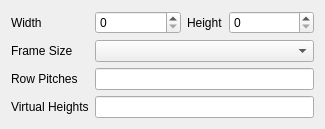
<?xml version="1.0" encoding="UTF-8"?>
<ui version="4.0">
 <class>FrameHandler</class>
 <widget class="QWidget" name="FrameHandler">
  <property name="geometry">
   <rect>
    <x>0</x>
    <y>0</y>
    <width>325</width>
    <height>118</height>
   </rect>
  </property>
  <property name="windowTitle">
   <string>Form</string>
  </property>
  <layout class="QVBoxLayout" name="wrapperLayout">
   <item>
    <layout class="QGridLayout" name="frameHandlerLayout" rowstretch="0,0,0,0" columnstretch="0,1,0,1">
     <item row="0" column="1">
      <widget class="QSpinBox" name="widthSpinBox">
       <property name="toolTip">
        <string>The width of the item in pixel.</string>
       </property>
       <property name="whatsThis">
        <string/>
       </property>
      </widget>
     </item>
     <item row="0" column="3">
      <widget class="QSpinBox" name="heightSpinBox">
       <property name="toolTip">
        <string>The height of the item in pixel.</string>
       </property>
       <property name="whatsThis">
        <string/>
       </property>
      </widget>
     </item>
     <item row="0" column="0">
      <widget class="QLabel" name="label_wid">
       <property name="toolTip">
        <string>The width of the item in pixel.</string>
       </property>
       <property name="whatsThis">
        <string/>
       </property>
       <property name="text">
        <string>Width</string>
       </property>
      </widget>
     </item>
     <item row="0" column="2">
      <widget class="QLabel" name="label_hgt">
       <property name="toolTip">
        <string>The height of the item in pixel.</string>
       </property>
       <property name="whatsThis">
        <string/>
       </property>
       <property name="text">
        <string>Height</string>
       </property>
      </widget>
     </item>
     <item row="2" column="0">
      <widget class="QLabel" name="rowPitchLabel">
       <property name="toolTip">
        <string>The row pitches of each plane in byte, like '720,360,360' for YUV420P. Use space or comma to distinguish.</string>
       </property>
       <property name="whatsThis">
        <string/>
       </property>
       <property name="text">
        <string>Row Pitches</string>
       </property>
      </widget>
     </item>
     <item row="2" column="1" colspan="3">
      <widget class="QLineEdit" name="rowPitchLineEdit">
       <property name="toolTip">
        <string>The row pitches of each plane in byte, like '720,360,360' for YUV420P. Use space or comma to distinguish.</string>
       </property>
       <property name="whatsThis">
        <string/>
       </property>
      </widget>
     </item>
     <item row="3" column="0">
      <widget class="QLabel" name="virtualHeightLabel">
       <property name="toolTip">
        <string>The virtual height of each plane in pixel, like '1088,544[,0]' for YUV420SP. Use space or comma to distinguish.</string>
       </property>
       <property name="whatsThis">
        <string/>
       </property>
       <property name="text">
        <string>Virtual Heights</string>
       </property>
      </widget>
     </item>
     <item row="3" column="1" colspan="3">
      <widget class="QLineEdit" name="virtualHeightLineEdit">
       <property name="toolTip">
        <string>The virtual heights of each plane in pixel, like '1088,544[,0]' for YUV420SP. Use space or comma to distinguish.</string>
       </property>
       <property name="whatsThis">
        <string/>
       </property>
      </widget>
     </item>
     <item row="1" column="0">
      <widget class="QLabel" name="label_frmsz">
       <property name="toolTip">
        <string>Choose from a list of commonly used frame sizes.</string>
       </property>
       <property name="text">
        <string>Frame Size</string>
       </property>
      </widget>
     </item>
     <item row="1" column="1" colspan="3">
      <widget class="QComboBox" name="frameSizeComboBox">
       <property name="toolTip">
        <string>Choose from a list of commonly used frame sizes.</string>
       </property>
      </widget>
     </item>
    </layout>
   </item>
  </layout>
 </widget>
 <tabstops>
  <tabstop>widthSpinBox</tabstop>
  <tabstop>heightSpinBox</tabstop>
  <tabstop>frameSizeComboBox</tabstop>
 </tabstops>
 <resources/>
 <connections/>
</ui>
